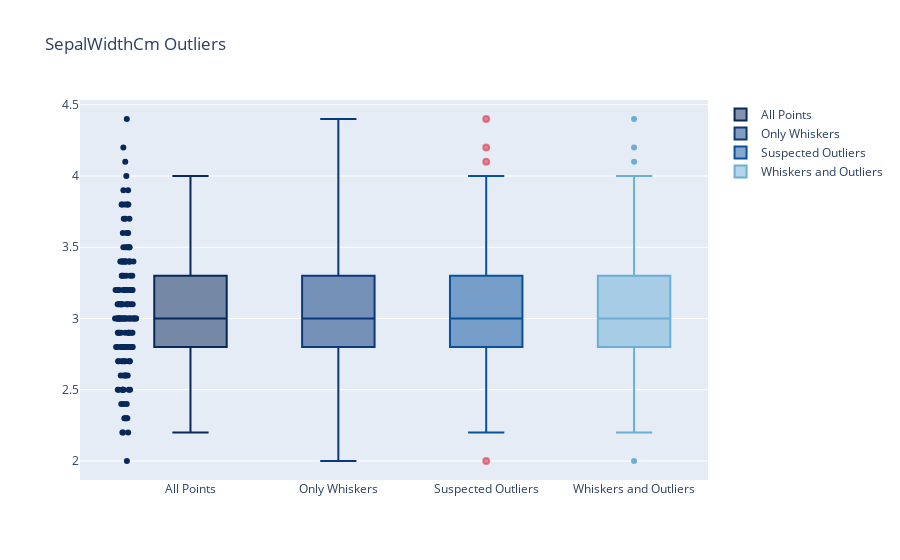

Notebook code cell kept with this figure:
### Code cell
boxplot(df,df_name[2])

### Figure 1 — Plotly figure (JSON) as saved in the notebook; plotly's stock layout.template omitted (floating-point values rounded to 4 significant figures; data arrays with more than 128 entries replaced by an {"elided": "..."} marker saying what was removed)
{"data": [{"boxpoints": "all", "jitter": 0.3, "line": {"color": "rgb(7,40,89)"}, "marker": {"color": "rgb(7,40,89)"}, "name": "All Points", "pointpos": -1.8, "type": "box", "y": {"elided": "150 float values"}}, {"boxpoints": false, "line": {"color": "rgb(9,56,125)"}, "marker": {"color": "rgb(9,56,125)"}, "name": "Only Whiskers", "type": "box", "y": {"elided": "150 float values"}}, {"boxpoints": "suspectedoutliers", "line": {"color": "rgb(8,81,156)"}, "marker": {"color": "rgb(8,81,156)", "line": {"outliercolor": "rgba(219, 64, 82, 0.6)", "outlierwidth": 2}, "outliercolor": "rgba(219, 64, 82, 0.6)"}, "name": "Suspected Outliers", "type": "box", "y": {"elided": "150 float values"}}, {"boxpoints": "outliers", "line": {"color": "rgb(107,174,214)"}, "marker": {"color": "rgb(107,174,214)"}, "name": "Whiskers and Outliers", "type": "box", "y": {"elided": "150 float values"}}], "layout": {"title": {"text": "SepalWidthCm Outliers"}}}
